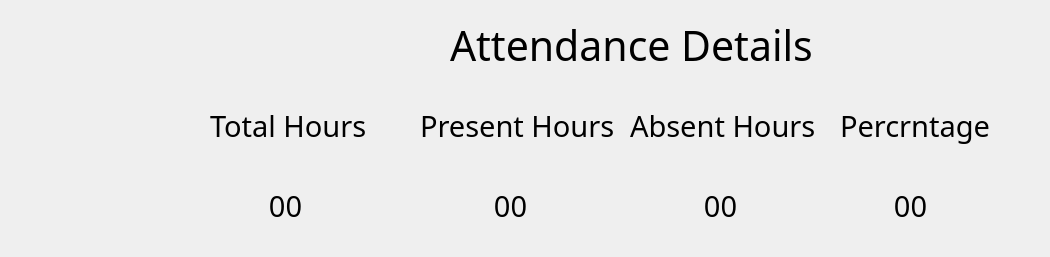
                  <widget class="QWidget" name="b_2" native="true">
                   <property name="maximumSize">
                    <size>
                     <width>16777215</width>
                     <height>350</height>
                    </size>
                   </property>
                   <widget class="QLabel" name="Tname_2">
                    <property name="geometry">
                     <rect>
                      <x>450</x>
                      <y>20</y>
                      <width>361</width>
                      <height>51</height>
                     </rect>
                    </property>
                    <property name="font">
                     <font>
                      <family>Maiandra GD</family>
                      <pointsize>31</pointsize>
                     </font>
                    </property>
                    <property name="text">
                     <string>Attendance Details</string>
                    </property>
                   </widget>
                   <widget class="QWidget" name="Th" native="true">
                    <property name="geometry">
                     <rect>
                      <x>220</x>
                      <y>160</y>
                      <width>140</width>
                      <height>88</height>
                     </rect>
                    </property>
                    <property name="sizePolicy">
                     <sizepolicy hsizetype="Fixed" vsizetype="Fixed">
                      <horstretch>0</horstretch>
                      <verstretch>0</verstretch>
                     </sizepolicy>
                    </property>
                    <property name="minimumSize">
                     <size>
                      <width>100</width>
                      <height>0</height>
                     </size>
                    </property>
                    <property name="maximumSize">
                     <size>
                      <width>300</width>
                      <height>100</height>
                     </size>
                    </property>
                    <widget class="QLabel" name="Th_">
                     <property name="geometry">
                      <rect>
                       <x>0</x>
                       <y>20</y>
                       <width>131</width>
                       <height>51</height>
                      </rect>
                     </property>
                     <property name="font">
                      <font>
                       <family>Maiandra GD</family>
                       <pointsize>22</pointsize>
                      </font>
                     </property>
                     <property name="text">
                      <string>00</string>
                     </property>
                     <property name="alignment">
                      <set>Qt::AlignCenter</set>
                     </property>
                    </widget>
                   </widget>
                   <widget class="QLabel" name="Tname_5">
                    <property name="geometry">
                     <rect>
                      <x>210</x>
                      <y>100</y>
                      <width>201</width>
                      <height>51</height>
                     </rect>
                    </property>
                    <property name="font">
                     <font>
                      <family>Maiandra GD</family>
                      <pointsize>22</pointsize>
                     </font>
                    </property>
                    <property name="text">
                     <string>Total Hours</string>
                    </property>
                   </widget>
                   <widget class="QLabel" name="Tname_6">
                    <property name="geometry">
                     <rect>
                      <x>420</x>
                      <y>100</y>
                      <width>201</width>
                      <height>51</height>
                     </rect>
                    </property>
                    <property name="font">
                     <font>
                      <family>Maiandra GD</family>
                      <pointsize>22</pointsize>
                     </font>
                    </property>
                    <property name="text">
                     <string>Present Hours</string>
                    </property>
                   </widget>
                   <widget class="QWidget" name="Ph" native="true">
                    <property name="geometry">
                     <rect>
                      <x>440</x>
                      <y>160</y>
                      <width>140</width>
                      <height>88</height>
                     </rect>
                    </property>
                    <property name="sizePolicy">
                     <sizepolicy hsizetype="Fixed" vsizetype="Fixed">
                      <horstretch>0</horstretch>
                      <verstretch>0</verstretch>
                     </sizepolicy>
                    </property>
                    <property name="minimumSize">
                     <size>
                      <width>100</width>
                      <height>0</height>
                     </size>
                    </property>
                    <property name="maximumSize">
                     <size>
                      <width>300</width>
                      <height>100</height>
                     </size>
                    </property>
                    <widget class="QLabel" name="Ph_">
                     <property name="geometry">
                      <rect>
                       <x>0</x>
                       <y>20</y>
                       <width>141</width>
                       <height>51</height>
                      </rect>
                     </property>
                     <property name="font">
                      <font>
                       <family>Maiandra GD</family>
                       <pointsize>22</pointsize>
                      </font>
                     </property>
                     <property name="text">
                      <string>00</string>
                     </property>
                     <property name="alignment">
                      <set>Qt::AlignCenter</set>
                     </property>
                    </widget>
                   </widget>
                   <widget class="QLabel" name="Tname_7">
                    <property name="geometry">
                     <rect>
                      <x>630</x>
                      <y>100</y>
                      <width>201</width>
                      <height>51</height>
                     </rect>
                    </property>
                    <property name="font">
                     <font>
                      <family>Maiandra GD</family>
                      <pointsize>22</pointsize>
                     </font>
                    </property>
                    <property name="text">
                     <string>Absent Hours</string>
                    </property>
                   </widget>
                   <widget class="QWidget" name="Ah" native="true">
                    <property name="geometry">
                     <rect>
                      <x>650</x>
                      <y>160</y>
                      <width>140</width>
                      <height>88</height>
                     </rect>
                    </property>
                    <property name="sizePolicy">
                     <sizepolicy hsizetype="Fixed" vsizetype="Fixed">
                      <horstretch>0</horstretch>
                      <verstretch>0</verstretch>
                     </sizepolicy>
                    </property>
                    <property name="minimumSize">
                     <size>
                      <width>100</width>
                      <height>0</height>
                     </size>
                    </property>
                    <property name="maximumSize">
                     <size>
                      <width>300</width>
                      <height>100</height>
                     </size>
                    </property>
                    <widget class="QLabel" name="Ah_">
                     <property name="geometry">
                      <rect>
                       <x>0</x>
                       <y>20</y>
                       <width>141</width>
                       <height>51</height>
                      </rect>
                     </property>
                     <property name="font">
                      <font>
                       <family>Maiandra GD</family>
                       <pointsize>22</pointsize>
                      </font>
                     </property>
                     <property name="text">
                      <string>00</string>
                     </property>
                     <property name="alignment">
                      <set>Qt::AlignCenter</set>
                     </property>
                    </widget>
                   </widget>
                   <widget class="QLabel" name="Tname_8">
                    <property name="geometry">
                     <rect>
                      <x>840</x>
                      <y>100</y>
                      <width>201</width>
                      <height>51</height>
                     </rect>
                    </property>
                    <property name="font">
                     <font>
                      <family>Maiandra GD</family>
                      <pointsize>22</pointsize>
                     </font>
                    </property>
                    <property name="text">
                     <string>Percrntage</string>
                    </property>
                   </widget>
                   <widget class="QWidget" name="P" native="true">
                    <property name="geometry">
                     <rect>
                      <x>840</x>
                      <y>160</y>
                      <width>140</width>
                      <height>88</height>
                     </rect>
                    </property>
                    <property name="sizePolicy">
                     <sizepolicy hsizetype="Fixed" vsizetype="Fixed">
                      <horstretch>0</horstretch>
                      <verstretch>0</verstretch>
                     </sizepolicy>
                    </property>
                    <property name="minimumSize">
                     <size>
                      <width>100</width>
                      <height>0</height>
                     </size>
                    </property>
                    <property name="maximumSize">
                     <size>
                      <width>300</width>
                      <height>100</height>
                     </size>
                    </property>
                    <widget class="QLabel" name="P_">
                     <property name="geometry">
                      <rect>
                       <x>0</x>
                       <y>20</y>
                       <width>141</width>
                       <height>51</height>
                      </rect>
                     </property>
                     <property name="font">
                      <font>
                       <family>Maiandra GD</family>
                       <pointsize>22</pointsize>
                      </font>
                     </property>
                     <property name="text">
                      <string>00</string>
                     </property>
                     <property name="alignment">
                      <set>Qt::AlignCenter</set>
                     </property>
                    </widget>
                   </widget>
                  </widget>
